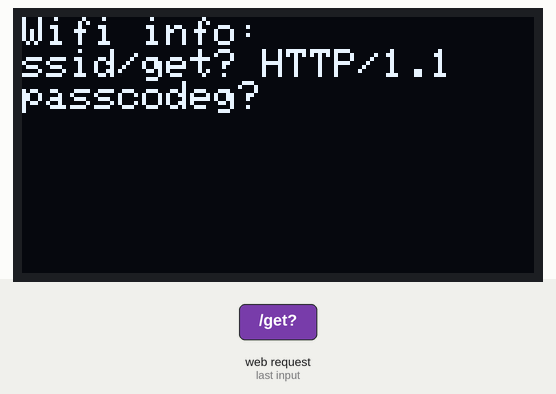
Recording of a sketch running on a simulated Arduino MKR. Parts: 128×64 one-colour display. Inputs (shaded band) come from the test bench. What the sketch prints to the serial monitor is not drawn.

1.9 s: HTTP request GET /get received
3.4 s: HTTP request GET /get? received
Above: at 9.2 s.
Timing chart, 0 to 10.7 s (numbered marks = the images above; inputs shaded):
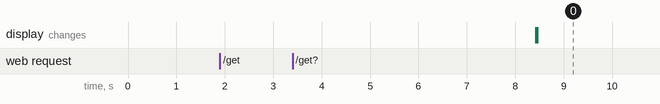

Measured:
- after the input at 1.9 s, every drawn part: stays the same
- after the input at 3.4 s, the display: first changes after 5.0 s (image 0 shows a later state)

The sketch:

selectWiFi.ino
```cpp
#include <SPI.h>
#include <SD.h>
#include <Wire.h>
#include <Adafruit_SH110X.h>  // oled library
#include <WiFi101.h>


#define VBATPIN A7
#define BUTTON_A  9 // Oled button also A7 enable pullup to read button
#define BUTTON_B  6 // oled button
#define BUTTON_C  5 // oled button
#define SD_CS 10    // Chip select for SD card default for Adalogger

#define MAXBUF_REQUIREMENT 48

#if (defined(I2C_BUFFER_LENGTH) &&                 \
     (I2C_BUFFER_LENGTH >= MAXBUF_REQUIREMENT)) || \
    (defined(BUFFER_LENGTH) && BUFFER_LENGTH >= MAXBUF_REQUIREMENT)
#define USE_PRODUCT_INFO
#endif

String ssidg, passcodeg ;
WiFiSSLClient client;
Adafruit_SH1107 display = Adafruit_SH1107(64, 128, &Wire);
File logfile;
int status = WL_IDLE_STATUS;

void setup() {
  pinMode(VBATPIN, INPUT);
  pinMode(LED_BUILTIN, OUTPUT);
  digitalWrite(LED_BUILTIN, LOW);

  Serial.begin(9600);

  initializeOLED();
  WiFi.setPins(8,7,4,2);
  AP_getInfo(ssidg, passcodeg);
  display.display();
  display.clearDisplay();
  display.setCursor(0, 0);
  display.println("Wifi info:");
  display.print("ssid");
  display.println(ssidg);
  display.print("passcodeg");
  display.println(passcodeg);
  display.display();
  delay(2000);
}

void loop() {
  // put your main code here, to run repeatedly:

}
```

initializeOLED.ino
```cpp
void initializeOLED()  {
  Serial.print("starting 128x64 OLED... ");
  if (!display.begin(0x3C, true)) // Address 0x3C for 128x32
    Serial.println(F("SH110X  allocation failed"));
  else  {
    Serial.println("OLED ok");
    display.setRotation(1);
    //    Serial.println("Button test");
    pinMode(BUTTON_A, INPUT_PULLUP);
    pinMode(BUTTON_B, INPUT_PULLUP);
    pinMode(BUTTON_C, INPUT_PULLUP);
    // text display tests
    display.clearDisplay();
    display.setTextSize(1);
    display.setTextColor(SH110X_WHITE);
    display.setCursor(0, 0);
  }

}
```

log.ino
```cpp
 // Page to fill SSID and PASS
const char webpage_html[] PROGMEM = R"rawliteral(
<!DOCTYPE HTML><html><head>
  <title>Community Sensor Lab provisioning page</title>
  <meta name="viewport" content="width=device-width, initial-scale=1">
  </head><body>
  <form action="/get">
    ssid: <input type="text" name="SSID"><br>
    <!-- <input type="submit" value="Submit">
  </form><br>
  <form action="/get"> -->
    passcode: <input type="password" name="passcode"><br>
    <input type="submit" value="Submit">
   </form>
</body></html>)rawliteral";;

/**
* print wifi relevant info to Serial
*
*/
void printWiFiStatus() {
  // print the SSID of the network you're attached to:
  Serial.print(F("SSID: "));
  Serial.println(WiFi.SSID());

  // print your WiFi shield's IP address:
  IPAddress ip = WiFi.localIP();
  Serial.print(F("IP Address: "));
  Serial.println(ip);

  // print the received signal strength:
  long rssi = WiFi.RSSI();
  Serial.print(F("signal strength (RSSI):"));
  Serial.print(rssi);
  Serial.println(F(" dBm"));
}

/**
* print formatted MAC address to Serial
*
*/
void printMacAddress(byte mac[]) {
  for (int i = 5; i >= 0; i--) {
    if (mac[i] < 16)
      Serial.print("0");
    Serial.print(mac[i], HEX);
    if (i > 0)
      Serial.print(":");
  }
  Serial.println();
}


void AP_getInfo(String &ssid, String &passcode) {
  WiFiServer server(80);
  WiFiClient client;
  Serial.println(F("Access Point Web Server"));

  status = WiFi.status();
  if (status == WL_NO_SHIELD) {
    Serial.println(F("WiFi shield not present"));
    while (true);
  }

  // make AP with string+MAC address
  makeMACssidAP("csl");

  // wait 10 seconds for connection:
  delay(1000);
  printWiFiStatus();

  while (true) {  // loop to poll connections etc.
    // compare the previous status to the current status
    if (status != WiFi.status()) {  // someone joined AP or left
      // it has changed update the variable
      status = WiFi.status();
      if (status == WL_AP_CONNECTED) {
        byte remoteMac[6];
        Serial.print(F("Device connected to AP, MAC address: "));
        WiFi.APClientMacAddress(remoteMac);
        printMacAddress(remoteMac);

        Serial.println(F("Starting server"));
        server.begin();
        // print where to go in a browser:
        IPAddress ip = WiFi.localIP();
        Serial.print(F("To provide provisioning info, open a browser at http://"));
        Serial.println(ip);

      } else {
        // a device has disconnected from the AP, and we are back in listening mode
        Serial.println(F("Device disconnected from AP"));
        client.stop();
      }
    }

    client = server.available();  // listen for incoming clients

    if (client) {                    // if you get a client,
      Serial.println(F("new client"));  // print a message out the serial port
      String currentLine = "";       // make a String to hold incoming data from the client
      while (client.connected()) {   // loop while the client's connected

        if (client.available()) {  // if there's bytes to read from the client,
          char c = client.read();  // read a byte, then
          Serial.write(c);         // print it out the serial monitor

          if (c == '\n') {  // if the byte is a newline character
            // if the current line is blank, you got two newline characters in a row.
            // that's the end of the client HTTP request, so send a response:
            if (currentLine.length() == 0) {
              // HTTP headers always start with a response code (e.g. HTTP/1.1 200 OK)
              // and a content-type so the client knows what's coming, then a blank line:
              client.println(F("HTTP/1.1 200 OK"));
              client.println(F("Content-type:text/html"));
              client.println();
              client.print(webpage_html);  // The HTTP response ends with another blank line:
              client.println();
              // break out of the while loop:
              break;
            } else {
              // if you got a newline, then check and parse currentLine and clear
              // if current line starts with 'GET' it has the info so parse
              if (currentLine.startsWith("GET /get?")) {

                int ssidIndx = currentLine.indexOf("SSID=");
                int passcodeIndx = currentLine.indexOf("passcode=");
                int httpIndx = currentLine.indexOf(" HTTP");
                ssid = currentLine.substring(ssidIndx + 5, passcodeIndx - 1);
                passcode = currentLine.substring(passcodeIndx + 9,  httpIndx);
                // close the connection:
                client.stop();
                Serial.println("client disconnected\n");
                WiFi.end();
                delay(5000);
                status = WiFi.status();
                return;  // info will be in global vars ssidg, passcodeg, gsidg. TODO Move to local vars
              }
              currentLine = "";  // if not 'GET' just start new line
            }
          } else if (c != '\r') {  // if you got anything else but a carriage return character,
            currentLine += c;      // add it to the end of the currentLine
          }
        }  // if(client.available())
      }    // while(client.connected())
      client.stop();
      Serial.println(F("Client disconnected"));

    }  // if(client)
  }    // while(true)
}

/**
*   Create an AP with a unique ssid formed with a string
*   and the last 2 hex digits of the board MAC address.
*   By default the local IP address of will be 192.168.1.1
*   you can override it with the following:
*   WiFi.config(IPAddress(10, 0, 0, 1));
*
*   @param startString a string to preface the ssid
*/
void makeMACssidAP(String startString) {

  byte localMac[6];

  Serial.print(F("Device MAC address: "));
  WiFi.macAddress(localMac);
  printMacAddress(localMac);

  char myHexString[3];
  sprintf(myHexString, "%02X%02X", localMac[1], localMac[0]);
  String ssid = startString + String((char *)myHexString);

  Serial.print(F("Creating access point: "));
  Serial.println(ssid);

  status = WiFi.beginAP(ssid.c_str());

  if (status != WL_AP_LISTENING) {
    Serial.println(F("Creating access point failed"));
    while (true)
      ;
  }
}
```
